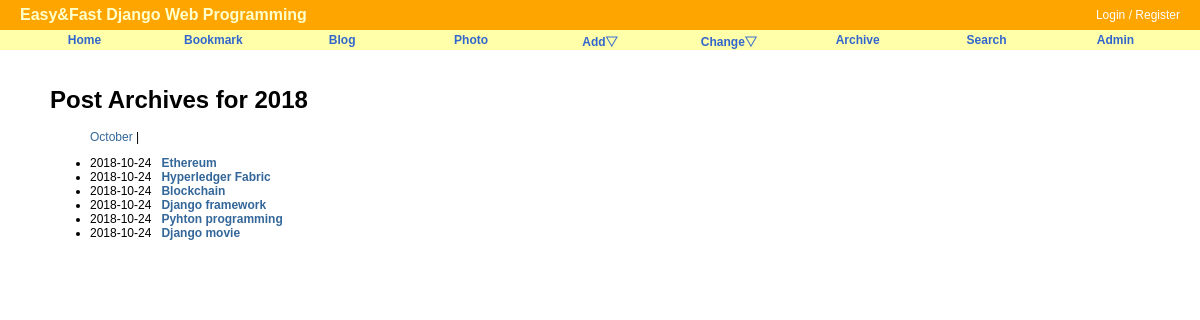
The page /blog/2018/ on the database as committed earlier.
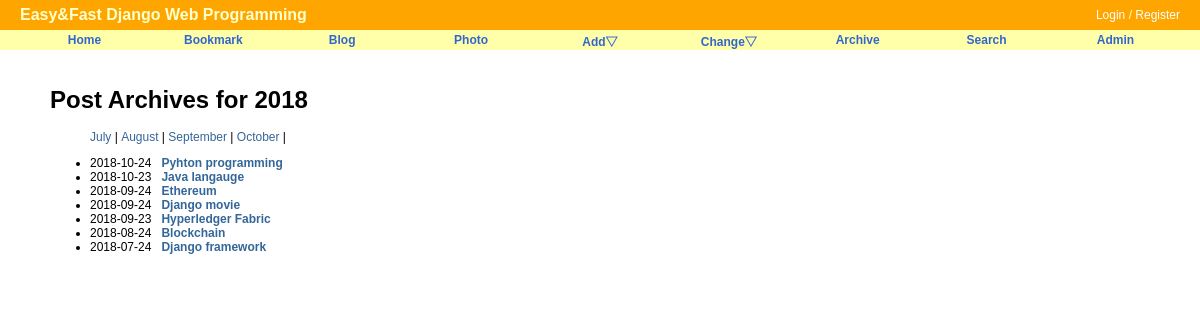
The same page on the database as committed later.
### blog/models.py (models this page shows, shortened)
class Post(models.Model):
    title       = models.CharField('TITLE', max_length=50)
    slug        = models.SlugField('SLUG', unique=True, allow_unicode=True, help_text='one word for title alias.')
    description = models.CharField('DESCRIPTION', max_length=100, blank=True, null=True, help_text='simple descripton text.')
    content     = models.TextField('CONTENT')
    create_date = models.DateTimeField('Create Date', auto_now_add=True)
    modify_date = models.DateTimeField('Modify Date', auto_now=True)
    owner = models.ForeignKey(User, null=True, on_delete=models.CASCADE)
    class Meta:
        verbose_name = 'post'
        verbose_name_plural = 'posts'
        db_table = 'blog_posts'
        ordering = ('-modify_date',)
    def get_absolute_url(self):
        return reverse('blog:post_detail', args=(self.slug,))

### blog/views.py (the view)
# urls.py: path('<int:year>/', PostYAV.as_view(), name='post_year_archive'),
class PostYAV(YearArchiveView):
    model = Post
    date_field = 'modify_date'
    make_object_list = True

### blog/templates/blog/post_archive_year.html (shortened to what this page needs)
{% extends "base.html" %}
{% block content %}
<div id="content">
<h1>Post Archives for {{ year|date:"Y"}}</h1>
<ul>
    {% for date in date_list %}
        <li style="display: inline;">
            <a href="{% url 'blog:post_month_archive' year|date:'Y' date|date:'b' %}">
                {{date|date:"F"}}</a> |
        </li>
    {% endfor %}
</ul>
<div>
    <ul>
        {% for post in object_list %}
            <li>{{ post.modify_date|date:"Y-m-d" }}&nbsp;&nbsp;
                <a href="{{ post.get_absolute_url }}"><strong>{{ post.title }}</strong></a>
            </li>
        {% endfor %}
    </ul>
</div>
</div>
{% endblock %}

Rows that differ between the two databases and show on the page:
shown differently, row unchanged: Post "Pyhton programming": moves up the list
added Post: modify_date "2018-10-23", title "Java langauge"
changed Post "Ethereum": modify_date "2018-10-24" → "2018-09-24"
changed Post "Django movie": modify_date "2018-10-24" → "2018-09-24"; moves up the list
changed Post "Hyperledger Fabric": modify_date "2018-10-24" → "2018-09-23"
changed Post "Blockchain": modify_date "2018-10-24" → "2018-08-24"
changed Post "Django framework": modify_date "2018-10-24" → "2018-07-24"
Other text that changed with them:
new list line: "July |"
new list line: "August |"
new list line: "September |"
